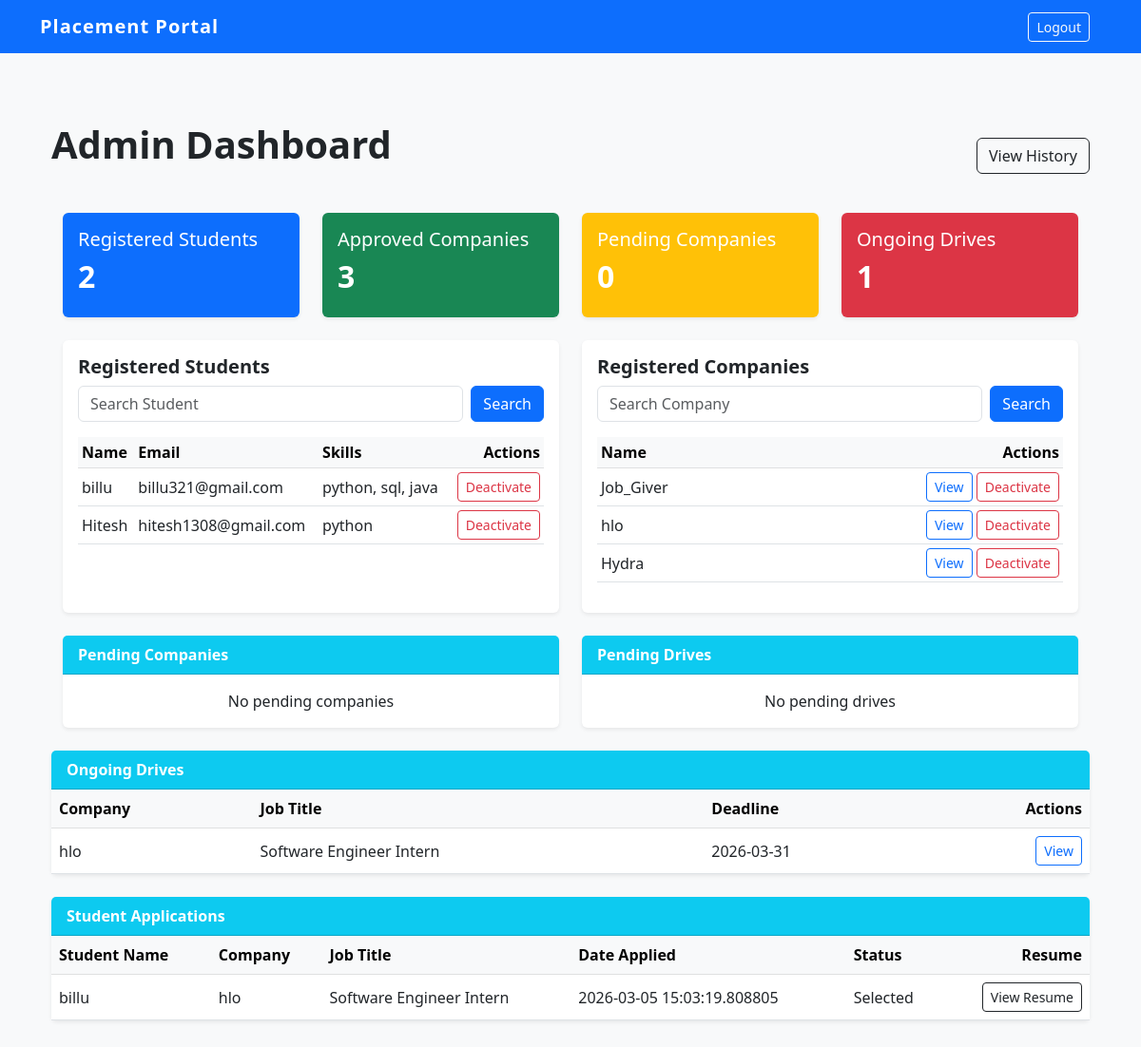
The app's page /admin_dashboard (signed in), older data.
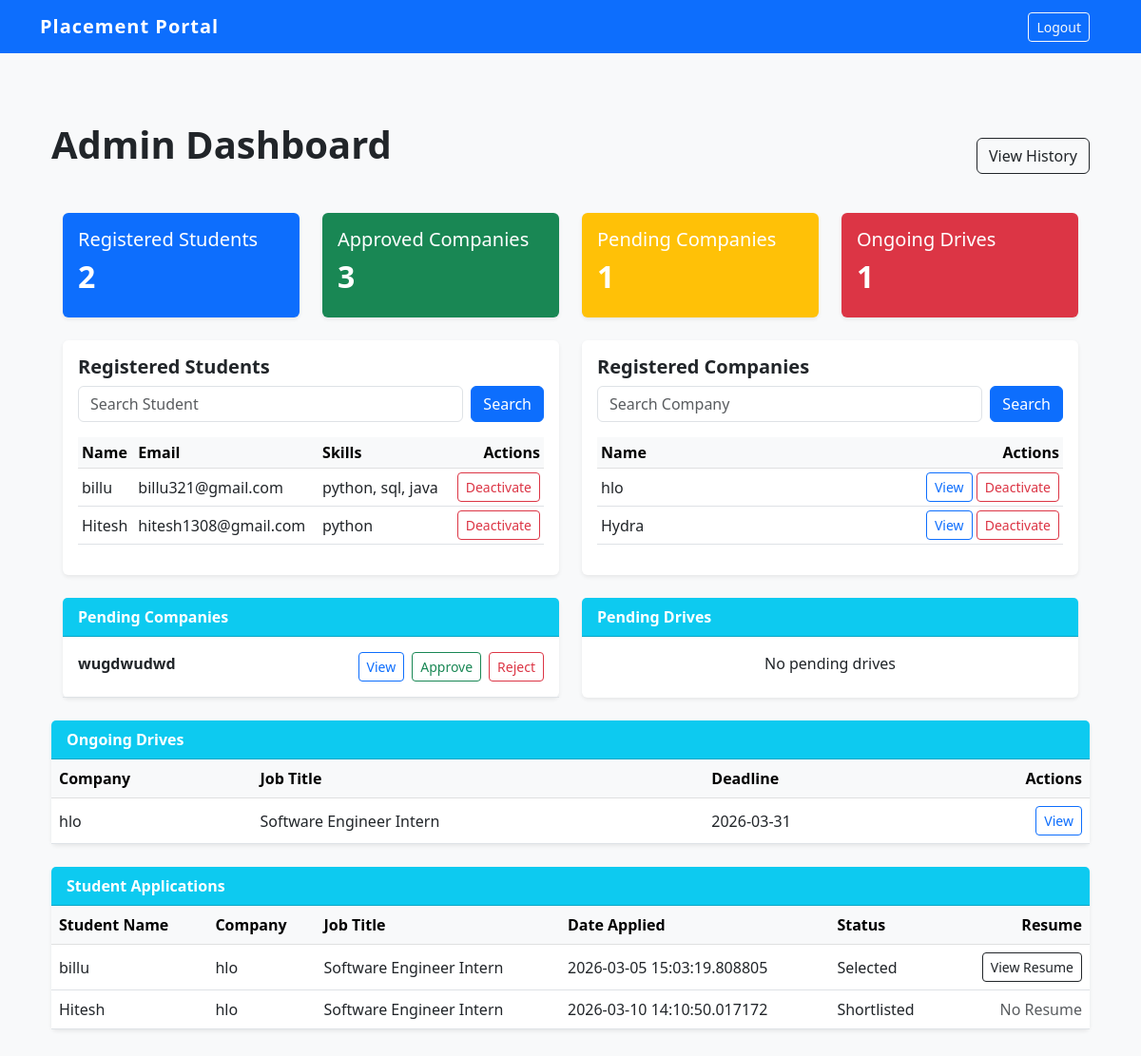
The same page, newer data.
### models.py (models this page shows)
class Student(db.Model):
    id = db.Column(db.Integer, primary_key=True)
    name = db.Column(db.String(50), nullable=False)
    email = db.Column(db.String(100), unique=True, nullable=False)
    password = db.Column(db.String(50), unique=True, nullable=False)
    skills = db.Column(db.String(200))
    resume_path = db.Column(db.String(200))
    is_active = db.Column(db.Boolean, default=True)
    applications = db.relationship('Application', backref='student', lazy=True, cascade="all, delete-orphan")

class Company(db.Model):
    id = db.Column(db.Integer, primary_key=True)
    name = db.Column(db.String(100), unique=True, nullable=False)
    email = db.Column(db.String(100), unique=True, nullable=False)
    password = db.Column(db.String(50), unique=True, nullable=False)
    website = db.Column(db.String(100))
    hr_contact = db.Column(db.String(15))
    description = db.Column(db.Text)
    status = db.Column(db.String(20), default='Pending')
    is_active = db.Column(db.Boolean, default=True)
    drives = db.relationship('PlacementDrive', backref='company', lazy=True, cascade="all, delete-orphan")

class PlacementDrive(db.Model):
    id = db.Column(db.Integer, primary_key=True)
    job_title = db.Column(db.String(100), nullable=False)
    description = db.Column(db.Text)
    eligibility= db.Column(db.Text)
    deadline = db.Column(db.String(20))
    status = db.Column(db.String(20), default='Pending')
    is_active = db.Column(db.Boolean, default=True)
    company_id = db.Column(db.Integer, db.ForeignKey('company.id'), nullable=False)
    applications = db.relationship('Application', backref='drive', lazy=True, cascade="all, delete-orphan")

class Application(db.Model):
    id = db.Column(db.Integer, primary_key=True)
    student_id = db.Column(db.Integer, db.ForeignKey('student.id'), nullable=False)
    drive_id = db.Column(db.Integer, db.ForeignKey('placement_drive.id'), nullable=False)
    status = db.Column(db.String(20), default='Applied')
    date_applied = db.Column(db.DateTime, default=datetime.now(timezone.utc))
    is_active = db.Column(db.Boolean, default=True)

### app.py (the view)
@app.route('/admin_dashboard')
def admin_dashboard():
    if session.get('role') != 'admin':
        return redirect(url_for('login'))
    student_search = request.args.get('student_search', '').strip()
    company_search = request.args.get('company_search', '').strip()
    stats = {
        'total_students': Student.query.filter(Student.is_active == True).count(),
        'total_companies': Company.query.filter(Company.is_active == True).count(),
        'pending_companies': Company.query.filter_by(status='Pending', is_active=True).count(),
    }
    student_query = Student.query
    if student_search:
        student_query = student_query.filter(Student.name.contains(student_search) | Student.id.contains(student_search))
    students = student_query.filter(Student.is_active == True).all()
    company_query = Company.query.filter_by(status = "Approved")
    if company_search:
        company_query = company_query.filter(Company.name.contains(company_search) | Company.id.contains(company_search))
    approved_companies = company_query.filter(Company.is_active == True).all()
    pending_companies = Company.query.filter_by(status='Pending', is_active=True).all()
    pending_drives = PlacementDrive.query.filter_by(status='Pending', is_active=True).all()
    ongoing_drives = PlacementDrive.query.filter_by(status='Approved', is_active=True).all()
    all_applications = Application.query.filter(Application.is_active == True).all()
    return render_template('admin/admin_dashboard.html',
                           student_search=student_search,
                           company_search=company_search,
                           stats=stats,
                           students=students,
                           approved=approved_companies,
                           pending=pending_companies,
                           pending_drives=pending_drives,
                           ongoing_drives=ongoing_drives,
                           applications=all_applications)

### app.py (called while the page is built)
@app.after_request
def add_header(response):
    response.headers['Cache-Control'] = 'no-store, no-cache, must-revalidate, post-check=0, pre-check=0, max-age=0'
    response.headers['Pragma'] = 'no-cache'
    response.headers['Expires'] = '-1'
    return response

### templates/admin/admin_dashboard.html (shortened to what the changed rows need)
{% extends 'base.html' %}
{% block content %}
<div class = "container-fluid py-4">
    <div class="d-flex justify-content-between align-items-center mb-4">
        <h1 class = "fw-bold mb-4">Admin Dashboard</h1>
    </div>
    <div class = "row mb-4">
        <div class = "col-md-3">
            <div class = "card bg-primary text-white shadow-sm p-3">
                <h2 class = "fw-bold">{{ stats.total_students }}</h2>
            </div>
        </div>
        <div class = "col-md-3">
            <div class = "card bg-success text-white shadow-sm p-3">
                <h2 class = "fw-bold">{{ stats.total_companies }}</h2>
            </div>
        </div>
        <div class = "col-md-3">
            <div class = "card bg-warning text-white shadow-sm p-3">
                <h5>Pending Companies</h5>
                <h2 class = "fw-bold">{{ stats.pending_companies }}</h2>
            </div>
        </div>
        <div class = "col-md-3">
            <div class = "card bg-danger text-white shadow-sm p-3">
                <h2 class = "fw-bold">{{ ongoing_drives|length }}</h2>
            </div>
        </div>
    </div>
    <div class = "row mb-4">
        <div class = "col-md-6">
            <div class = "card shadow-sm h-100">
                <div class = "card-body">
                    <div class = "overflow-auto" style = "max-height: 300px;">
                        <table class = "table table-sm align-middle">
                            <thead class = "table-light"><tr><th>Name</th><th>Email</th><th>Skills</th><th class = "text-end">Actions</th></tr></thead>
                            <tbody>
                                {% for s in students %}
                                <tr>
                                    <td>{{ s.name }}</td>
                                    <td>{{ s.email }}</td>
                                    <td>{{ s.skills }}</td>
                                    <td class = "text-end"><a href = "/deactivate/student/{{s.id}}" class = "btn btn-sm btn-outline-danger" onclick = "return confirm('Deactivate Student?')">Deactivate</a></td>
                                </tr>
                                {% endfor %}
                            </tbody>
                        </table>
                    </div>
                </div>
            </div>
        </div>
        <div class = "col-md-6">
            <div class = "card shadow-sm h-100">
                <div class = "card-body">
                    <div class = "overflow-auto" style = "max-height: 300px;">
                        <table class = "table table-sm align-middle">
                            <thead class = "table-light"><tr><th>Name</th><th class = "text-end">Actions</th></tr></thead>
                            <tbody>
                                {% for c in approved %}
                                <tr>
                                    <td>{{ c.name }}</td>
                                    <td class = "text-end">
                                        <button class = "btn btn-sm btn-outline-primary" data-bs-toggle="modal" data-bs-target="#companydetailsModal{{ c.id }}">View</button>
                                        <a href = "/deactivate/company/{{c.id}}" class = "btn btn-sm btn-outline-danger" onclick = "return confirm('Deactivate Company?')">Deactivate</a>
                                    </td>
                                </tr>
                                {% endfor %}
                            </tbody>
                        </table>
                    </div>
                </div>
            </div>
        </div>
    </div>
    <div class = "row mb-4">
        <div class = "col-md-6">
            <div class = "card shadow-sm h-100">
                <div class = "card-body p-0">
                    {% for c in pending %}
                    <div class = "d-flex justify-content-between align-items-centre border-bottom p-3">
                        <span><strong>{{ c.name }}</strong></span>
                        <div class = "d-flex gap-2">
                        <button class = "btn btn-sm btn-outline-primary" data-bs-toggle="modal" data-bs-target="#companydetailsModal{{ c.id }}">View</button>
                        <a href = "{{ url_for('approve_company', id=c.id) }}" class = "btn btn-sm btn-outline-success text-end" onclick = "return confirm('Approve Company?')">Approve</a>
                        <a href = "{{ url_for('reject_company', id=c.id) }}" class = "btn btn-sm btn-outline-danger text-end" onclick = "return confirm('Reject Company?')">Reject</a>
                        </div>
                    </div>
                    {% else %}<p class = "text-center py-3 mb-0">No pending companies</p>{% endfor %}
                </div>
            </div>
        </div>
    </div>
    <div class = "card shadow-sm mb-4">
        <div class = "card-body p-0">
            <table class = "table table-hover align-middle mb-0">
                <thead class = "table-light">
                    <tr><th>Company</th><th>Job Title</th><th>Deadline</th><th class = "text-end">Actions</th></tr>
                </thead>
                <tbody>
                    {% for d in ongoing_drives %}
                    <tr>
                        <td>{{ d.company.name }}</td>
                        <td>{{ d.job_title }}</td>
                        <td>{{ d.deadline }}</td>
                        <td class = "text-end">
                            <button class = "btn btn-sm btn-outline-primary" data-bs-toggle="modal" data-bs-target="#ongoingdrivesModal{{ d.id }}">View</button>
                        </td>
                    </tr>
                    {% else %}
                    <tr>
                        <td class = "text-center" colspan="12">No ongoing drives.</td>
                    </tr>
                    {% endfor %}
                </tbody>
            </table>
        </div>
    </div>
    <div class = "card shadow-sm mb-4">
        <div class = "card-body p-0">
            <table class = "table table-hover align-middle mb-0">
                <thead class = "table-light">
                    <tr><th>Student Name</th><th>Company</th><th>Job Title</th><th>Date Applied</th><th>Status</th><th class = "text-end">Resume</th></tr>
                </thead>
                <tbody>
                    {% for a in applications %}
                    <tr>
                        <td>{{ a.student.name }}</td>
                        <td>{{ a.drive.company.name }}</td>
                        <td>{{ a.drive.job_title }}</td>
                        <td>{{ a.date_applied }}</td>
                        <td>{{ a.status }}</td>
                        <td class = "text-end">
                            {% if a.student.resume_path %}
                            <a href = "{{ url_for('static', filename='uploads/resumes/' + a.student.resume_path) }}" target = "_blank" class = "btn btn-sm btn-outline-dark">View Resume</a>
                            {% else %}
                            <span class = "text-muted">No Resume</span>
                            {% endif %}
                        </td>
                    </tr>
                    {% else %}
                    <tr>
                        <td class = "text-center" colspan="12">No applications.</td>
                    </tr>
                    {% endfor %}
                </tbody>
            </table>
        </div>
    </div>
</div>
{% endblock %}

Row changes from the older to the newer data that the page shows:
no longer on this page (row edited): Company: name "Job_Giver", shown under "Registered Companies"
added Company: name "wugdwudwd"
added Application: student.name "Hitesh", drive.company.name "hlo", drive.job_title "Software Engineer Intern", date_applied "2026-03-10 14:10:50.017172", status "Shortlisted", shows "No Resume"
Text that changed along with them:
{{ stats.pending_companies }}: "0" → "1"
text no longer shown: "No pending companies"
